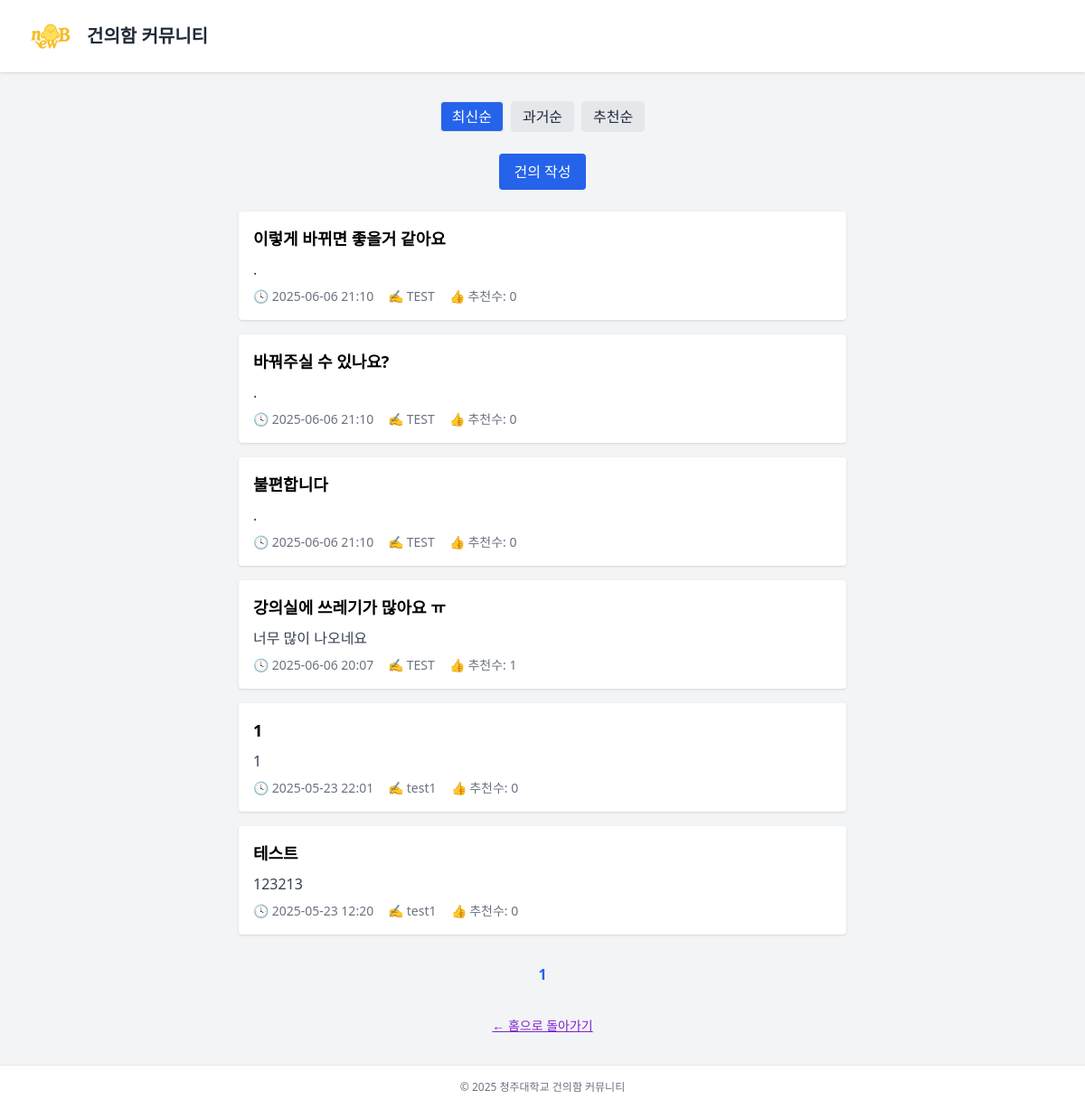
Page /suggestions/suggestions/ (signed in) on the committed database.
### suggestions/models.py (models this page shows, shortened)
class Suggestion(models.Model):
    title = models.CharField(max_length=200)
    content = models.TextField()
    author = models.ForeignKey(User, on_delete=models.CASCADE)
    is_anonymous = models.BooleanField(default=False)
    attachment = models.FileField(upload_to='attachments/', null=True, blank=True)
    created_at = models.DateTimeField(auto_now_add=True)

### accounts/models.py (models this page shows, shortened)
class Profile(models.Model):
    user = models.OneToOneField(User, on_delete=models.CASCADE)
    nickname = models.CharField(max_length=30, unique=True)

### suggestions/views.py (the view)
# urls.py: path('suggestions/', views.suggestion_community, name='suggestion_community'),
@login_required
def suggestion_community(request):
    sort = request.GET.get('sort', 'latest')
    if sort == 'recommend':
        suggestions = Suggestion.objects.annotate(
            recommend_count=Count('suggestionreaction', filter=Q(suggestionreaction__is_like=True))
        ).order_by('-recommend_count', '-created_at')
    elif sort == 'oldest':
        suggestions = Suggestion.objects.annotate(
            recommend_count=Count('suggestionreaction', filter=Q(suggestionreaction__is_like=True))
        ).order_by('created_at')
    else:  # 최신순
        suggestions = Suggestion.objects.annotate(
            recommend_count=Count('suggestionreaction', filter=Q(suggestionreaction__is_like=True))
        ).order_by('-created_at')
    paginator = Paginator(suggestions, 6)  # 6개씩 보여주기
    page_number = request.GET.get('page')
    page_obj = paginator.get_page(page_number)
    return render(request, 'calendar_app/suggestions.html', {
        'page_obj': page_obj,
        'current_sort': sort
    })

### templates/calendar_app/suggestions.html (shortened to what this page needs)
{% load static %}
<!DOCTYPE html>
<html lang="ko">
<head>
  <script src="https://cdn.tailwindcss.com"></script>
</head>
<body class="bg-gray-100 min-h-screen flex flex-col">
  <header class="bg-white shadow py-4 px-8 flex justify-between items-center">
    <div class="flex items-center gap-4">
      <a href="{% url 'calendar_app:calendar' %}">
        <img src="{% static 'images/cheongju_logo_01.png' %}" alt="청주대 로고" class="h-12">
      </a>
      <h1 class="text-xl font-bold text-gray-800">건의함 커뮤니티</h1>
    </div>
  </header>
  <main class="flex-grow container mx-auto px-4 py-8">
    <div class="flex justify-center space-x-2 mb-6">
      <a href="?sort=latest" class="px-3 py-1 rounded border {% if current_sort == 'latest' %}bg-blue-600 text-white{% else %}bg-gray-200 text-gray-800{% endif %}">최신순</a>
      <a href="?sort=oldest" class="px-3 py-1 rounded border {% if current_sort == 'oldest' %}bg-blue-600 text-white{% else %}bg-gray-200 text-gray-800{% endif %}">과거순</a>
      <a href="?sort=recommend" class="px-3 py-1 rounded border {% if current_sort == 'recommend' %}bg-blue-600 text-white{% else %}bg-gray-200 text-gray-800{% endif %}">추천순</a>
    </div>
    <div class="flex justify-center mb-6">
      <a href="{% url 'submit_suggestion' %}" class="bg-blue-600 text-white px-4 py-2 rounded hover:bg-blue-700 transition">건의 작성</a>
    </div>
      <div class="max-w-2xl mx-auto space-y-4">
          {% for s in page_obj %}
              <div class="bg-white p-4 rounded shadow">
                  <h4 class="text-lg font-semibold">
                      <a href="{% url 'suggestion_detail' s.pk %}"
                         class="hover:underline">{{ s.title|default:"[제목없음]" }}</a>
                  </h4>
                  <p class="mt-2 text-gray-700">{{ s.content|linebreaksbr }}</p>
                  <div class="mt-2 text-sm text-gray-500 flex flex-wrap gap-4">
                      <span>🕓 {{ s.created_at|date:"Y-m-d H:i" }}</span>
                      <span>✍ {{ s.author.profile.nickname|default:s.author.username }}</span>
                      <span>👍 추천수: {{ s.recommend_count }}</span>
                  </div>
              </div>
          {% empty %}
              <p class="text-center text-gray-500">제출된 건의사항이 없습니다.</p>
          {% endfor %}
      </div>
    <div class="mt-8 flex justify-center space-x-2">
      {% with page_range=page_obj.paginator.page_range %}
        {% for num in page_range %}
          {% if num >= page_obj.number|add:'-2' and num <= page_obj.number|add:'2' %}
            {% if page_obj.number == num %}
              <span class="font-semibold text-blue-600">{{ num }}</span>
            {% else %}
              <a href="?page={{ num }}{% if current_sort %}&sort={{ current_sort }}{% endif %}" class="text-blue-600 hover:underline">{{ num }}</a>
            {% endif %}
          {% endif %}
        {% endfor %}
      {% endwith %}
    </div>
    <div class="mt-8 text-center">
      <a href="/" class="text-purple-700 underline text-sm hover:text-purple-900">← 홈으로 돌아가기</a>
    </div>
  </main>
  <footer class="bg-white text-center py-4 text-xs text-gray-500 border-t">
    &copy; 2025 청주대학교 건의함 커뮤니티
  </footer>
</body>
</html>

### rows in the picture
Suggestion: title "이렇게 바뀌면 좋을거 같아요", content ".", created_at "2025-06-06 21:10", author.profile.nickname "TEST", recommend_count "0"
Suggestion: title "바꿔주실 수 있나요?", content ".", created_at "2025-06-06 21:10", author.profile.nickname "TEST", recommend_count "0"
Suggestion: title "불편합니다", content ".", created_at "2025-06-06 21:10", author.profile.nickname "TEST", recommend_count "0"
Suggestion: title "강의실에 쓰레기가 많아요 ㅠ", content "너무 많이 나오네요", created_at "2025-06-06 20:07", author.profile.nickname "TEST", recommend_count "1"
Suggestion: title "1", content "1", created_at "2025-05-23 22:01", author.profile.nickname "test1", recommend_count "0"
Suggestion: title "테스트", content "123213", created_at "2025-05-23 12:20", author.profile.nickname "test1", recommend_count "0"

### other values in the picture
{{ num }} "1"
